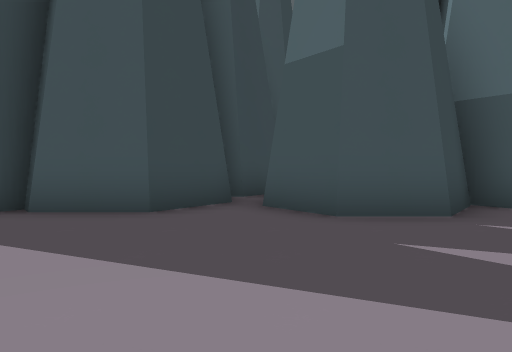
View 1 (above)

21 first-person views from a walk through a level from a Godot 3-D game. The camera is 1.3 m above the floor, tilts 2° down and sees 70° across. The floor is counted in squares, 2 m on a side. Each view is taken from the middle of a square. On the plan, view 1 faces up. The plan holds only what a view shows up to about 11 squares ahead; the rest is blank. The place goes on beyond the plan. Characters and animated objects are not drawn. Surface patterns are stand-ins for the level's own textures.

View 2
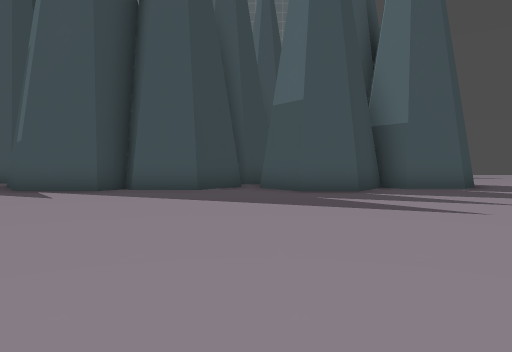

View 3
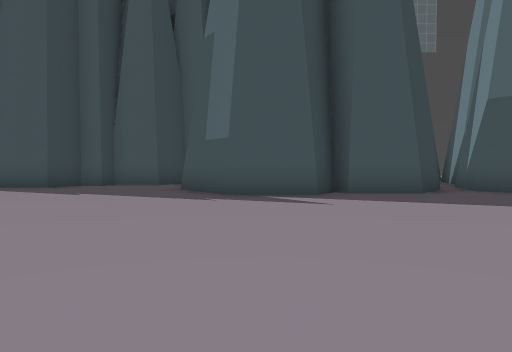

View 4
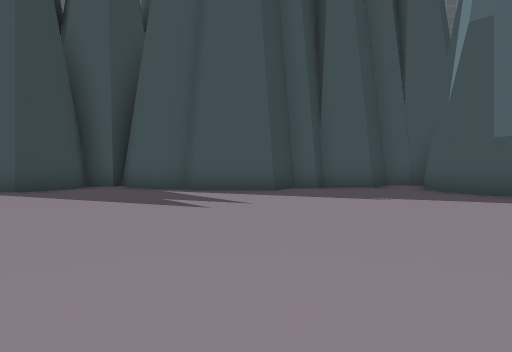

View 5
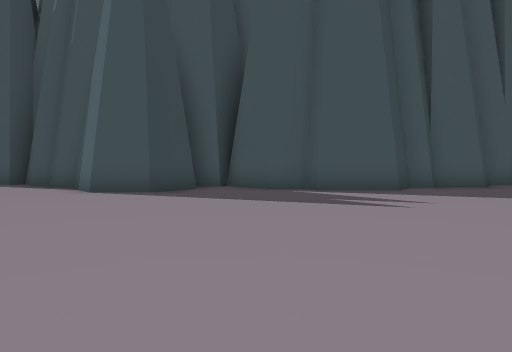

View 6
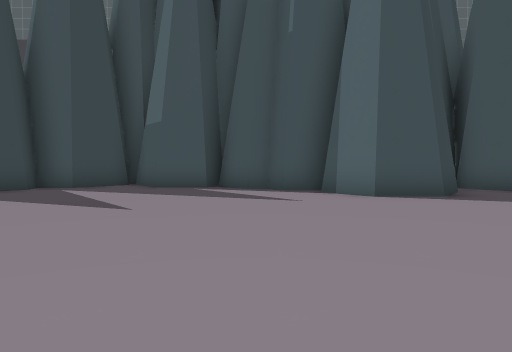

View 7
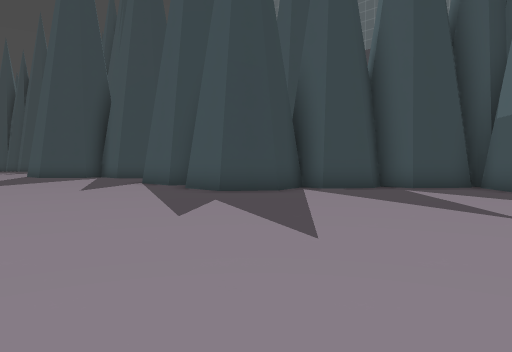

View 8
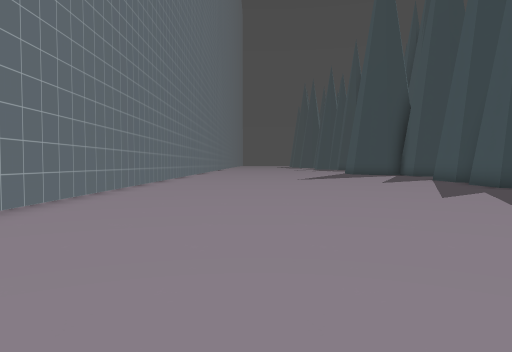

View 9
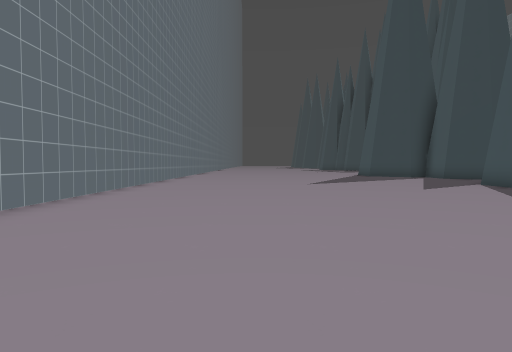

View 10
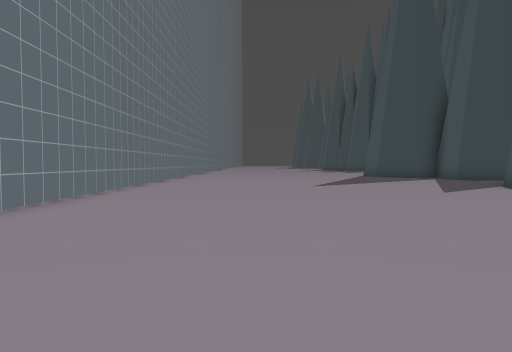

View 11
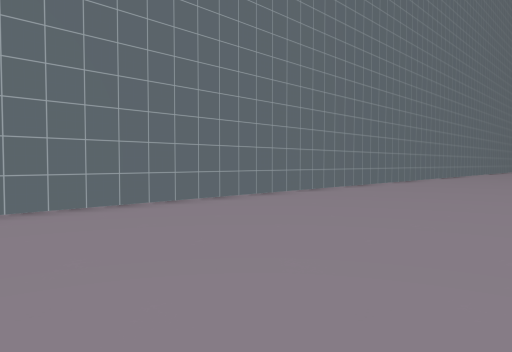

View 12
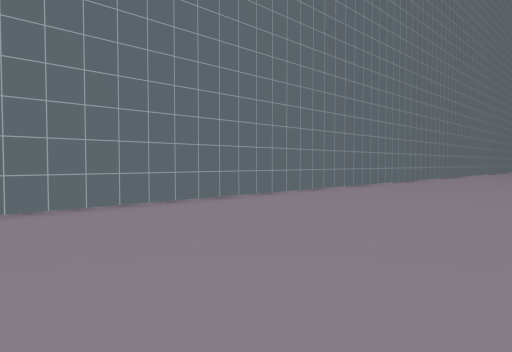

View 13
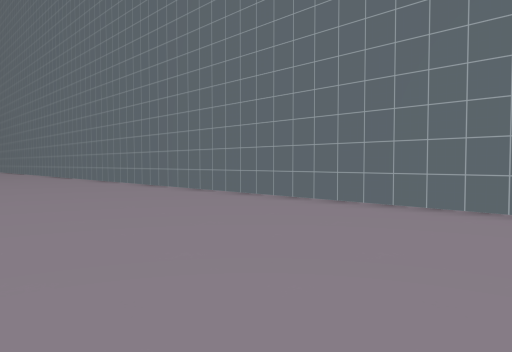

View 14
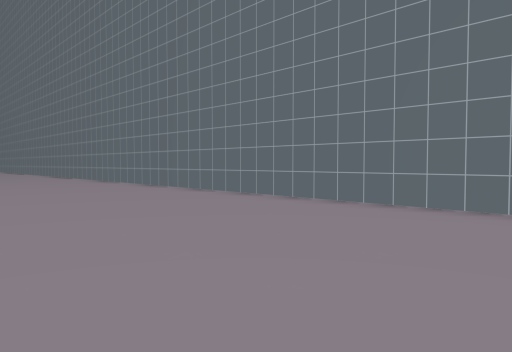

View 15
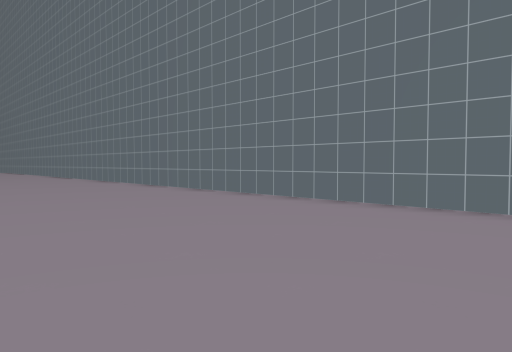

View 16
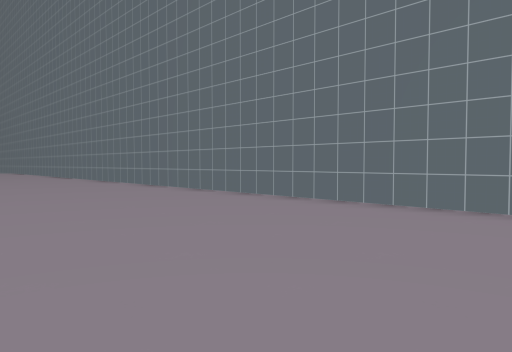

View 17
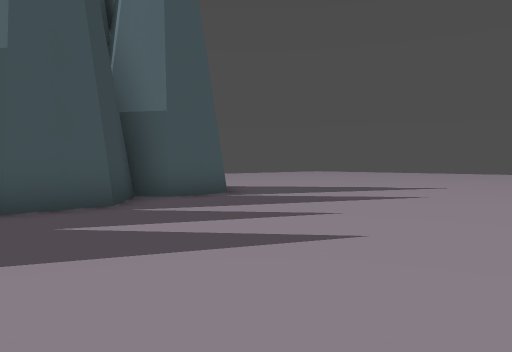

View 18
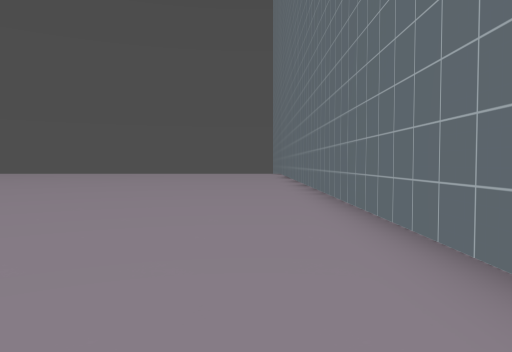

View 19
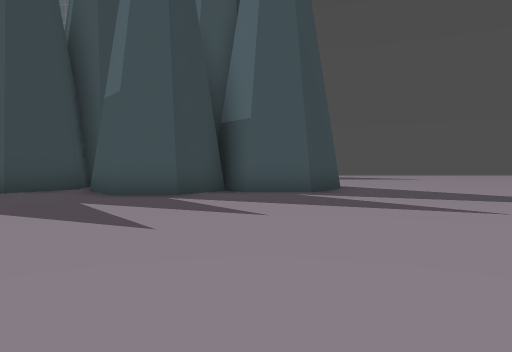

View 20
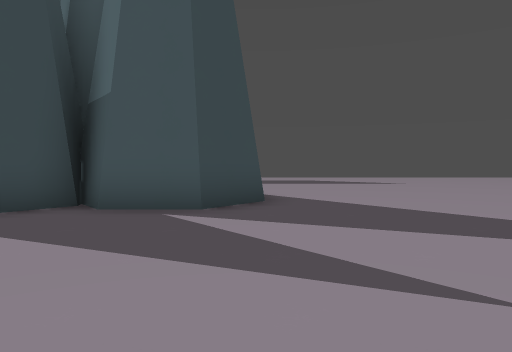

View 21
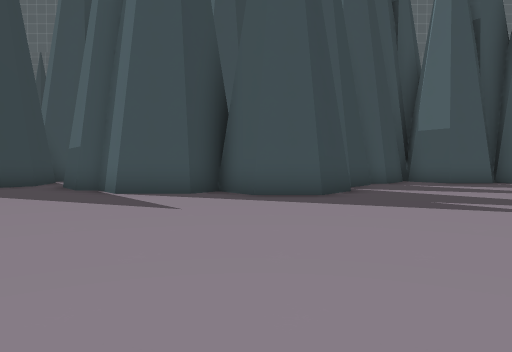

### Floor plan
Points are (right, up) in squares from view 1. A wall is a line through its corners. A room is listed if a view was taken in it or the views show most of it. See-through windows are left out.
Room 1 (views 1, 2, 3, 4, 5, 6, 7, 8, 9, 10, 11, 12, 13, 14, 15, 16, 17, 18, 19, 20, 21)
walls: (-14.7, 8.7) (-15, 8.3) (-15.8, 8.3) (-15.6, 7.2) (-16.4, 6.1) (-17.7, 6.1) (-18.5, 7.2); (-18.2, 7.8) (-19.4, 7.8) (-19.8, 8.3) (-20.3, 8.3) (-21.1, 9.3) (-21.3, 8.9) (-22.7, 8.9) (-23.7, 10.1) (-24.8, 8.7) (-25.8, 8.7) (-25.7, 8) (-26.5, 6.9); (-5.9, 8.7) (-7.2, 8.7) (-7.9, 7.8) (-9.2, 7.8) (-9.4, 7.5) (-10, 7.5) (-10.6, 6.8) (-12.4, 6.8) (-12.7, 7.1) (-13.7, 7.1) (-14.8, 8.4); (-23.5, 10.5) (-24.1, 10.5); (-25.4, 7.9) (-26.4, 6.8) (-27.4, 6.8); (0.4, 8) (-0.3, 7.1) (-0.7, 7.1) (-0.5, 6.1) (-1.5, 4.9) (-2.9, 4.9) (-3.2, 5.2) (-3.8, 4.5) (-5.5, 4.5) (-6.8, 6.1) (-6.4, 7.9); (-27.1, 6.9) (-26.8, 5.5) (-27.6, 4.5) (-29.1, 4.5) (-29.9, 5.6) (-30.4, 4.9) (-32, 4.9) (-32.7, 5.8) (-33.3, 5.8); (3.2, 5.6) (2.4, 4.5) (1, 4.5) (0.2, 5.6) (0.5, 7); (6.2, 6.4) (5.2, 5.2) (3.8, 5.2) (2.9, 6.3); (-33, -5.5) (8.5, -5.5)
ways out: opening at (7.5, 7.5)

Positions as (right, up) in squares from view 1, and headings:
1: (0, 0), facing up
2: (0, -4), facing up
3: (-5, -3), facing up
4: (-11, -2), facing up
5: (-14, -2), facing up
6: (-20, -1), facing up
7: (-21, -1), facing up-left
8: (-18, -2), facing left
9: (-21, -2), facing left
10: (-22, -2), facing left
11: (-15, 0), facing down-left
12: (-11, 0), facing down-left
13: (-15, 0), facing down-right
14: (-10, 0), facing down-right
15: (-5, 0), facing down-right
16: (-3, 0), facing down-right
17: (0, -1), facing up-right
18: (2, -4), facing right
19: (4, -3), facing up
20: (6, 0), facing up
21: (-29, -3), facing up
